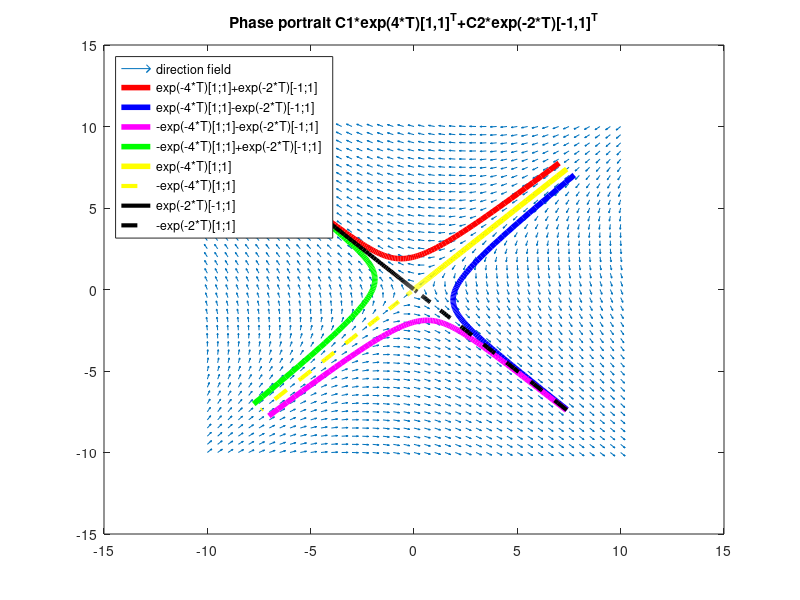

Write the MATLAB code that produced this figure.
close all
fprintf(['Phase portrait for\n\n',...
         '   C1*exp(4*T)[1,1]^T+C2*exp(-2*T)[-1,1]^T.\n\n'])
pause
[X, Y] = meshgrid(-10:0.5:10, -10:0.5:10);
S = (X-3*Y);
T=  (-3*X+Y);
L = sqrt(S.^2 + T.^2);
figure(1)
quiver(X, Y, S./L, T./L, 0.45)
hold on
title('Phase portrait C1*exp(4*T)[1,1]^T+C2*exp(-2*T)[-1,1]^T')
T=linspace(-1,0.5);
C1=1;C2=1;
X=C1*exp(4*T)-C2*exp(-2*T);
Y=C1*exp(4*T)+C2*exp(-2*T);
plot(X,Y,'r','linewidth',4)
hold on
C1=1;C2=-1;
X=C1*exp(4*T)-C2*exp(-2*T);
Y=C1*exp(4*T)+C2*exp(-2*T);
plot(X,Y,'b','linewidth',4)
C1=-1;C2=-1;
X=C1*exp(4*T)-C2*exp(-2*T);
Y=C1*exp(4*T)+C2*exp(-2*T);
plot(X,Y,'m','linewidth',4)
C1=-1;C2=1;
X=C1*exp(4*T)-C2*exp(-2*T);
Y=C1*exp(4*T)+C2*exp(-2*T);
plot(X,Y,'g','linewidth',4)
C1=1;C2=0;
X=C1*exp(4*T)-C2*exp(-2*T);
Y=C1*exp(4*T)+C2*exp(-2*T);
plot(X,Y,'y','linewidth',4)
C1=-1;C2=0;
X=C1*exp(4*T)-C2*exp(-2*T);
Y=C1*exp(4*T)+C2*exp(-2*T);
plot(X,Y,'y--','linewidth',3)
T=linspace(-1,2);
C1=0;C2=1;
X=C1*exp(4*T)-C2*exp(-2*T);
Y=C1*exp(4*T)+C2*exp(-2*T);
plot(X,Y,'k','linewidth',3)
C1=0;C2=-1;
X=C1*exp(4*T)-C2*exp(-2*T);
Y=C1*exp(4*T)+C2*exp(-2*T);
plot(X,Y,'k--','linewidth',3)
legend('direction field','exp(-4*T)[1;1]+exp(-2*T)[-1;1]',...
  'exp(-4*T)[1;1]-exp(-2*T)[-1;1]',...
  '-exp(-4*T)[1;1]-exp(-2*T)[-1;1]',...
  '-exp(-4*T)[1;1]+exp(-2*T)[-1;1]',...
  'exp(-4*T)[1;1]',...
  '-exp(-4*T)[1;1]',...
  'exp(-2*T)[-1;1]',...
  '-exp(-2*T)[1;1]','location','northwest')
hold off
